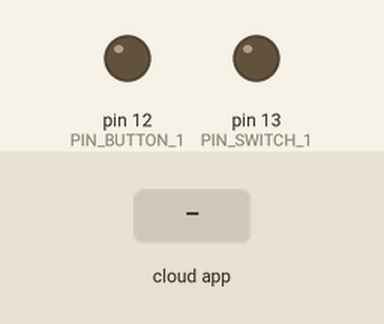
Recording of a sketch running on a simulated Arduino Uno, built with avr-gcc and run on an emulated ATmega328P. Shown: output pins drawn as LEDs (lit = HIGH). The test bench sets the inputs (shaded band). The RemoteXY app is connected.

Above: at 1.2 s.
1.3 s: the phone or cloud app sets switch_1 to 1
At 1.6 s:
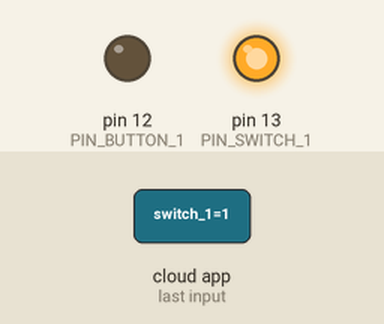
2.8 s: the phone or cloud app sets button_1 to 1
At 4.0 s:
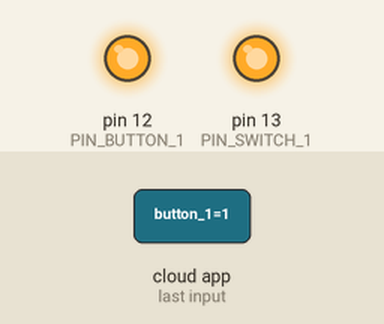
4.3 s: the phone or cloud app sets switch_1 to 0
At 5.1 s:
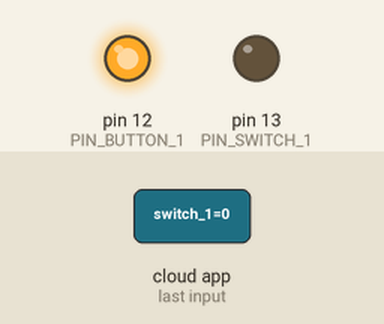
5.8 s: the phone or cloud app sets button_1 to 0
At 6.3 s:
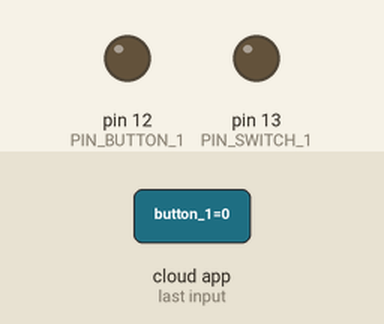
Timing chart, 0 to 8.3 s (numbered marks = the images above; inputs shaded):
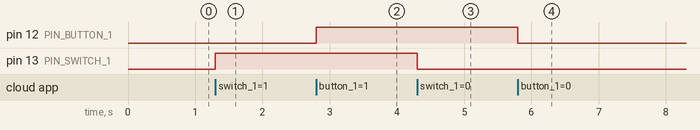

Measured:
- after the input at 1.3 s, pin 13 (PIN_SWITCH_1): LOW → HIGH at once
- after the input at 2.8 s, pin 12 (PIN_BUTTON_1): LOW → HIGH at once
- after the input at 4.3 s, pin 13 (PIN_SWITCH_1): HIGH → LOW at once
- after the input at 5.8 s, pin 12 (PIN_BUTTON_1): HIGH → LOW at once

The sketch:

esp8266_remoteXY.ino
```cpp
// (licence header left out)
//////////////////////////////////////////////
//        RemoteXY include library          //
//////////////////////////////////////////////

// RemoteXY select connection mode and include library
#define REMOTEXY_MODE__ESP8266_HARDSERIAL_POINT

#include <RemoteXY.h>

// RemoteXY connection settings
#define REMOTEXY_SERIAL Serial
#define REMOTEXY_SERIAL_SPEED 115200
#define REMOTEXY_WIFI_SSID "RemoteXY"
#define REMOTEXY_WIFI_PASSWORD "123456789"
#define REMOTEXY_SERVER_PORT 6377


// RemoteXY configurate
#pragma pack(push, 1)
uint8_t RemoteXY_CONF[] =
  { 255,2,0,0,0,30,0,8,13,0,
  2,0,68,25,22,11,2,26,31,31,
  79,78,0,79,70,70,0,1,0,16,
  25,12,12,2,31,88,0 };

// this structure defines all the variables of your control interface
struct {

    // input variable
  uint8_t switch_1; // =1 if switch ON and =0 if OFF
  uint8_t button_1; // =1 if button pressed, else =0

    // other variable
  uint8_t connect_flag;  // =1 if wire connected, else =0

} RemoteXY;
#pragma pack(pop)

/////////////////////////////////////////////
//           END RemoteXY include          //
/////////////////////////////////////////////

#define PIN_SWITCH_1 13
#define PIN_BUTTON_1 12


void setup()
{
  RemoteXY_Init ();

  pinMode (PIN_SWITCH_1, OUTPUT);
  pinMode (PIN_BUTTON_1, OUTPUT);

  // TODO you setup code

}

void loop()
{
  RemoteXY_Handler ();

  digitalWrite(PIN_SWITCH_1, (RemoteXY.switch_1==0)?LOW:HIGH);
  digitalWrite(PIN_BUTTON_1, (RemoteXY.button_1==0)?LOW:HIGH);

  // TODO you loop code
  // use the RemoteXY structure for data transfer


}
```
